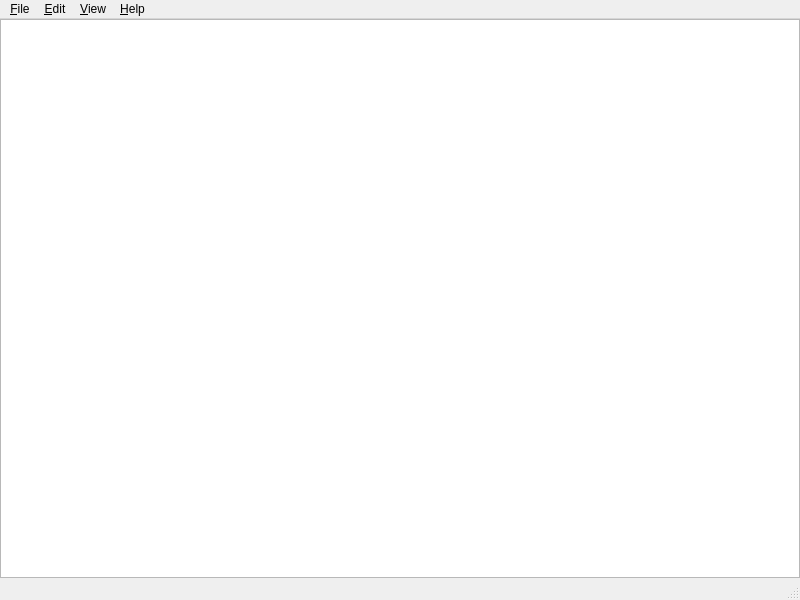
<?xml version="1.0" encoding="UTF-8"?>
<ui version="4.0">
 <class>MainWindow</class>
 <widget class="QMainWindow" name="MainWindow">
  <property name="geometry">
   <rect>
    <x>0</x>
    <y>0</y>
    <width>800</width>
    <height>600</height>
   </rect>
  </property>
  <property name="windowTitle">
   <string>MainWindow</string>
  </property>
  <widget class="QWidget" name="centralwidget">
   <layout class="QVBoxLayout" name="verticalLayout">
    <property name="leftMargin">
     <number>0</number>
    </property>
    <property name="topMargin">
     <number>0</number>
    </property>
    <property name="rightMargin">
     <number>0</number>
    </property>
    <property name="bottomMargin">
     <number>0</number>
    </property>
    <item>
     <widget class="QTextEdit" name="mainEdit">
      <property name="font">
       <font>
        <family>DejaVu Sans Mono</family>
        <pointsize>11</pointsize>
       </font>
      </property>
      <property name="lineWrapMode">
       <enum>QTextEdit::NoWrap</enum>
      </property>
      <property name="acceptRichText">
       <bool>false</bool>
      </property>
     </widget>
    </item>
   </layout>
  </widget>
  <widget class="QMenuBar" name="menubar">
   <property name="geometry">
    <rect>
     <x>0</x>
     <y>0</y>
     <width>800</width>
     <height>22</height>
    </rect>
   </property>
   <widget class="QMenu" name="menu_File">
    <property name="title">
     <string>&amp;File</string>
    </property>
    <addaction name="action_New"/>
    <addaction name="actionNew_Window"/>
    <addaction name="action_Open"/>
    <addaction name="actionSave_As"/>
    <addaction name="action_Save"/>
    <addaction name="separator"/>
    <addaction name="actionPage_Set_up"/>
    <addaction name="action_Print"/>
    <addaction name="separator"/>
    <addaction name="actionE_xit"/>
   </widget>
   <widget class="QMenu" name="menu_Edit">
    <property name="title">
     <string>&amp;Edit</string>
    </property>
    <addaction name="action_Undo"/>
    <addaction name="actionR_edo"/>
    <addaction name="separator"/>
    <addaction name="actionCu_t"/>
    <addaction name="action_Copy"/>
    <addaction name="action_Paste"/>
    <addaction name="actionDe_lete"/>
    <addaction name="separator"/>
    <addaction name="action_Find"/>
    <addaction name="action_Replace"/>
    <addaction name="separator"/>
    <addaction name="actionSelect_All"/>
    <addaction name="actionTime_Date"/>
   </widget>
   <widget class="QMenu" name="menu_View">
    <property name="title">
     <string>&amp;View</string>
    </property>
    <addaction name="action_Word_Wrap"/>
    <addaction name="action_Font"/>
    <addaction name="action_Status_Bar"/>
   </widget>
   <widget class="QMenu" name="menu_Help">
    <property name="title">
     <string>&amp;Help</string>
    </property>
    <addaction name="action_Online_Help"/>
    <addaction name="separator"/>
    <addaction name="action_About"/>
   </widget>
   <addaction name="menu_File"/>
   <addaction name="menu_Edit"/>
   <addaction name="menu_View"/>
   <addaction name="menu_Help"/>
  </widget>
  <widget class="QStatusBar" name="statusbar"/>
  <action name="action_New">
   <property name="text">
    <string>&amp;New</string>
   </property>
   <property name="shortcut">
    <string>Ctrl+N</string>
   </property>
  </action>
  <action name="actionNew_Window">
   <property name="text">
    <string>New &amp;Window</string>
   </property>
   <property name="shortcut">
    <string>Ctrl+Shift+N</string>
   </property>
  </action>
  <action name="action_Open">
   <property name="text">
    <string>&amp;Open...</string>
   </property>
   <property name="shortcut">
    <string>Ctrl+O</string>
   </property>
  </action>
  <action name="actionSave_As">
   <property name="text">
    <string>Save &amp;As...</string>
   </property>
   <property name="shortcut">
    <string>Ctrl+Shift+S</string>
   </property>
  </action>
  <action name="action_Save">
   <property name="text">
    <string>&amp;Save</string>
   </property>
   <property name="shortcut">
    <string>Ctrl+S</string>
   </property>
  </action>
  <action name="actionPage_Set_up">
   <property name="text">
    <string>Page Set&amp;up...</string>
   </property>
  </action>
  <action name="action_Print">
   <property name="text">
    <string>&amp;Print...</string>
   </property>
   <property name="shortcut">
    <string>Ctrl+P</string>
   </property>
  </action>
  <action name="actionE_xit">
   <property name="text">
    <string>E&amp;xit</string>
   </property>
   <property name="shortcut">
    <string>Ctrl+Q</string>
   </property>
  </action>
  <action name="action_Undo">
   <property name="enabled">
    <bool>false</bool>
   </property>
   <property name="text">
    <string>&amp;Undo</string>
   </property>
   <property name="shortcut">
    <string>Ctrl+Z</string>
   </property>
  </action>
  <action name="actionCu_t">
   <property name="enabled">
    <bool>false</bool>
   </property>
   <property name="text">
    <string>Cu&amp;t</string>
   </property>
   <property name="shortcut">
    <string>Ctrl+X</string>
   </property>
  </action>
  <action name="action_Copy">
   <property name="enabled">
    <bool>false</bool>
   </property>
   <property name="text">
    <string>&amp;Copy</string>
   </property>
   <property name="shortcut">
    <string>Ctrl+C</string>
   </property>
  </action>
  <action name="action_Paste">
   <property name="enabled">
    <bool>true</bool>
   </property>
   <property name="text">
    <string>&amp;Paste</string>
   </property>
   <property name="shortcut">
    <string>Ctrl+V</string>
   </property>
  </action>
  <action name="actionDe_lete">
   <property name="enabled">
    <bool>false</bool>
   </property>
   <property name="text">
    <string>De&amp;lete</string>
   </property>
   <property name="shortcut">
    <string>Del</string>
   </property>
  </action>
  <action name="action_Find">
   <property name="text">
    <string>&amp;Find...</string>
   </property>
   <property name="shortcut">
    <string>Ctrl+F</string>
   </property>
  </action>
  <action name="action_Replace">
   <property name="text">
    <string>&amp;Replace...</string>
   </property>
   <property name="shortcut">
    <string>Ctrl+R</string>
   </property>
  </action>
  <action name="actionSelect_All">
   <property name="text">
    <string>Select &amp;All</string>
   </property>
   <property name="shortcut">
    <string>Ctrl+A</string>
   </property>
  </action>
  <action name="actionTime_Date">
   <property name="text">
    <string>Time/&amp;Date</string>
   </property>
   <property name="shortcut">
    <string>F5</string>
   </property>
  </action>
  <action name="action_Word_Wrap">
   <property name="checkable">
    <bool>true</bool>
   </property>
   <property name="text">
    <string>&amp;Word Wrap</string>
   </property>
   <property name="shortcut">
    <string>Ctrl+W</string>
   </property>
  </action>
  <action name="action_Font">
   <property name="text">
    <string>&amp;Font...</string>
   </property>
   <property name="shortcut">
    <string>Ctrl+T</string>
   </property>
  </action>
  <action name="action_Status_Bar">
   <property name="checkable">
    <bool>true</bool>
   </property>
   <property name="checked">
    <bool>true</bool>
   </property>
   <property name="text">
    <string>&amp;Status Bar</string>
   </property>
   <property name="shortcut">
    <string>F6</string>
   </property>
  </action>
  <action name="action_Online_Help">
   <property name="text">
    <string>&amp;Online Help</string>
   </property>
  </action>
  <action name="action_About">
   <property name="text">
    <string>&amp;About</string>
   </property>
  </action>
  <action name="actionR_edo">
   <property name="enabled">
    <bool>false</bool>
   </property>
   <property name="text">
    <string>R&amp;edo</string>
   </property>
   <property name="shortcut">
    <string>Ctrl+Shift+Z</string>
   </property>
  </action>
 </widget>
 <resources/>
 <connections>
  <connection>
   <sender>action_New</sender>
   <signal>triggered()</signal>
   <receiver>MainWindow</receiver>
   <slot>newFile()</slot>
   <hints>
    <hint type="sourcelabel">
     <x>-1</x>
     <y>-1</y>
    </hint>
    <hint type="destinationlabel">
     <x>399</x>
     <y>299</y>
    </hint>
   </hints>
  </connection>
  <connection>
   <sender>actionNew_Window</sender>
   <signal>triggered()</signal>
   <receiver>MainWindow</receiver>
   <slot>newWindow()</slot>
   <hints>
    <hint type="sourcelabel">
     <x>-1</x>
     <y>-1</y>
    </hint>
    <hint type="destinationlabel">
     <x>399</x>
     <y>299</y>
    </hint>
   </hints>
  </connection>
  <connection>
   <sender>action_Open</sender>
   <signal>triggered()</signal>
   <receiver>MainWindow</receiver>
   <slot>openFile()</slot>
   <hints>
    <hint type="sourcelabel">
     <x>-1</x>
     <y>-1</y>
    </hint>
    <hint type="destinationlabel">
     <x>399</x>
     <y>299</y>
    </hint>
   </hints>
  </connection>
  <connection>
   <sender>actionSave_As</sender>
   <signal>triggered()</signal>
   <receiver>MainWindow</receiver>
   <slot>saveAs()</slot>
   <hints>
    <hint type="sourcelabel">
     <x>-1</x>
     <y>-1</y>
    </hint>
    <hint type="destinationlabel">
     <x>399</x>
     <y>299</y>
    </hint>
   </hints>
  </connection>
  <connection>
   <sender>action_Save</sender>
   <signal>triggered()</signal>
   <receiver>MainWindow</receiver>
   <slot>saveFile()</slot>
   <hints>
    <hint type="sourcelabel">
     <x>-1</x>
     <y>-1</y>
    </hint>
    <hint type="destinationlabel">
     <x>399</x>
     <y>299</y>
    </hint>
   </hints>
  </connection>
  <connection>
   <sender>actionPage_Set_up</sender>
   <signal>triggered()</signal>
   <receiver>MainWindow</receiver>
   <slot>pageSetup()</slot>
   <hints>
    <hint type="sourcelabel">
     <x>-1</x>
     <y>-1</y>
    </hint>
    <hint type="destinationlabel">
     <x>399</x>
     <y>299</y>
    </hint>
   </hints>
  </connection>
  <connection>
   <sender>action_Print</sender>
   <signal>triggered()</signal>
   <receiver>MainWindow</receiver>
   <slot>printDialog()</slot>
   <hints>
    <hint type="sourcelabel">
     <x>-1</x>
     <y>-1</y>
    </hint>
    <hint type="destinationlabel">
     <x>399</x>
     <y>299</y>
    </hint>
   </hints>
  </connection>
  <connection>
   <sender>actionE_xit</sender>
   <signal>triggered()</signal>
   <receiver>MainWindow</receiver>
   <slot>close()</slot>
   <hints>
    <hint type="sourcelabel">
     <x>-1</x>
     <y>-1</y>
    </hint>
    <hint type="destinationlabel">
     <x>399</x>
     <y>299</y>
    </hint>
   </hints>
  </connection>
  <connection>
   <sender>action_Undo</sender>
   <signal>triggered()</signal>
   <receiver>mainEdit</receiver>
   <slot>undo()</slot>
   <hints>
    <hint type="sourcelabel">
     <x>-1</x>
     <y>-1</y>
    </hint>
    <hint type="destinationlabel">
     <x>399</x>
     <y>300</y>
    </hint>
   </hints>
  </connection>
  <connection>
   <sender>actionR_edo</sender>
   <signal>triggered()</signal>
   <receiver>mainEdit</receiver>
   <slot>redo()</slot>
   <hints>
    <hint type="sourcelabel">
     <x>-1</x>
     <y>-1</y>
    </hint>
    <hint type="destinationlabel">
     <x>399</x>
     <y>300</y>
    </hint>
   </hints>
  </connection>
  <connection>
   <sender>actionCu_t</sender>
   <signal>triggered()</signal>
   <receiver>mainEdit</receiver>
   <slot>cut()</slot>
   <hints>
    <hint type="sourcelabel">
     <x>-1</x>
     <y>-1</y>
    </hint>
    <hint type="destinationlabel">
     <x>399</x>
     <y>300</y>
    </hint>
   </hints>
  </connection>
  <connection>
   <sender>action_Copy</sender>
   <signal>triggered()</signal>
   <receiver>mainEdit</receiver>
   <slot>copy()</slot>
   <hints>
    <hint type="sourcelabel">
     <x>-1</x>
     <y>-1</y>
    </hint>
    <hint type="destinationlabel">
     <x>399</x>
     <y>300</y>
    </hint>
   </hints>
  </connection>
  <connection>
   <sender>action_Paste</sender>
   <signal>triggered()</signal>
   <receiver>mainEdit</receiver>
   <slot>paste()</slot>
   <hints>
    <hint type="sourcelabel">
     <x>-1</x>
     <y>-1</y>
    </hint>
    <hint type="destinationlabel">
     <x>399</x>
     <y>300</y>
    </hint>
   </hints>
  </connection>
  <connection>
   <sender>actionSelect_All</sender>
   <signal>triggered()</signal>
   <receiver>mainEdit</receiver>
   <slot>selectAll()</slot>
   <hints>
    <hint type="sourcelabel">
     <x>-1</x>
     <y>-1</y>
    </hint>
    <hint type="destinationlabel">
     <x>399</x>
     <y>300</y>
    </hint>
   </hints>
  </connection>
  <connection>
   <sender>action_About</sender>
   <signal>triggered()</signal>
   <receiver>MainWindow</receiver>
   <slot>aboutDialog()</slot>
   <hints>
    <hint type="sourcelabel">
     <x>-1</x>
     <y>-1</y>
    </hint>
    <hint type="destinationlabel">
     <x>399</x>
     <y>299</y>
    </hint>
   </hints>
  </connection>
  <connection>
   <sender>action_Status_Bar</sender>
   <signal>toggled(bool)</signal>
   <receiver>statusbar</receiver>
   <slot>setVisible(bool)</slot>
   <hints>
    <hint type="sourcelabel">
     <x>-1</x>
     <y>-1</y>
    </hint>
    <hint type="destinationlabel">
     <x>399</x>
     <y>589</y>
    </hint>
   </hints>
  </connection>
  <connection>
   <sender>actionDe_lete</sender>
   <signal>triggered()</signal>
   <receiver>MainWindow</receiver>
   <slot>deleteText()</slot>
   <hints>
    <hint type="sourcelabel">
     <x>-1</x>
     <y>-1</y>
    </hint>
    <hint type="destinationlabel">
     <x>399</x>
     <y>299</y>
    </hint>
   </hints>
  </connection>
  <connection>
   <sender>action_Online_Help</sender>
   <signal>triggered()</signal>
   <receiver>MainWindow</receiver>
   <slot>onlineHelp()</slot>
   <hints>
    <hint type="sourcelabel">
     <x>-1</x>
     <y>-1</y>
    </hint>
    <hint type="destinationlabel">
     <x>399</x>
     <y>299</y>
    </hint>
   </hints>
  </connection>
  <connection>
   <sender>actionTime_Date</sender>
   <signal>triggered()</signal>
   <receiver>MainWindow</receiver>
   <slot>timeDate()</slot>
   <hints>
    <hint type="sourcelabel">
     <x>-1</x>
     <y>-1</y>
    </hint>
    <hint type="destinationlabel">
     <x>399</x>
     <y>299</y>
    </hint>
   </hints>
  </connection>
  <connection>
   <sender>action_Find</sender>
   <signal>triggered()</signal>
   <receiver>MainWindow</receiver>
   <slot>find()</slot>
   <hints>
    <hint type="sourcelabel">
     <x>-1</x>
     <y>-1</y>
    </hint>
    <hint type="destinationlabel">
     <x>399</x>
     <y>299</y>
    </hint>
   </hints>
  </connection>
  <connection>
   <sender>action_Replace</sender>
   <signal>triggered()</signal>
   <receiver>MainWindow</receiver>
   <slot>replace()</slot>
   <hints>
    <hint type="sourcelabel">
     <x>-1</x>
     <y>-1</y>
    </hint>
    <hint type="destinationlabel">
     <x>399</x>
     <y>299</y>
    </hint>
   </hints>
  </connection>
  <connection>
   <sender>action_Font</sender>
   <signal>triggered()</signal>
   <receiver>MainWindow</receiver>
   <slot>fontDialog()</slot>
   <hints>
    <hint type="sourcelabel">
     <x>-1</x>
     <y>-1</y>
    </hint>
    <hint type="destinationlabel">
     <x>399</x>
     <y>299</y>
    </hint>
   </hints>
  </connection>
  <connection>
   <sender>action_Word_Wrap</sender>
   <signal>toggled(bool)</signal>
   <receiver>MainWindow</receiver>
   <slot>wordWrap(bool)</slot>
   <hints>
    <hint type="sourcelabel">
     <x>-1</x>
     <y>-1</y>
    </hint>
    <hint type="destinationlabel">
     <x>399</x>
     <y>299</y>
    </hint>
   </hints>
  </connection>
  <connection>
   <sender>mainEdit</sender>
   <signal>textChanged()</signal>
   <receiver>MainWindow</receiver>
   <slot>textChanged()</slot>
   <hints>
    <hint type="sourcelabel">
     <x>399</x>
     <y>300</y>
    </hint>
    <hint type="destinationlabel">
     <x>399</x>
     <y>299</y>
    </hint>
   </hints>
  </connection>
  <connection>
   <sender>mainEdit</sender>
   <signal>undoAvailable(bool)</signal>
   <receiver>action_Undo</receiver>
   <slot>setEnabled(bool)</slot>
   <hints>
    <hint type="sourcelabel">
     <x>399</x>
     <y>300</y>
    </hint>
    <hint type="destinationlabel">
     <x>-1</x>
     <y>-1</y>
    </hint>
   </hints>
  </connection>
  <connection>
   <sender>mainEdit</sender>
   <signal>redoAvailable(bool)</signal>
   <receiver>actionR_edo</receiver>
   <slot>setEnabled(bool)</slot>
   <hints>
    <hint type="sourcelabel">
     <x>399</x>
     <y>300</y>
    </hint>
    <hint type="destinationlabel">
     <x>-1</x>
     <y>-1</y>
    </hint>
   </hints>
  </connection>
  <connection>
   <sender>mainEdit</sender>
   <signal>copyAvailable(bool)</signal>
   <receiver>action_Copy</receiver>
   <slot>setEnabled(bool)</slot>
   <hints>
    <hint type="sourcelabel">
     <x>399</x>
     <y>300</y>
    </hint>
    <hint type="destinationlabel">
     <x>-1</x>
     <y>-1</y>
    </hint>
   </hints>
  </connection>
  <connection>
   <sender>mainEdit</sender>
   <signal>copyAvailable(bool)</signal>
   <receiver>actionCu_t</receiver>
   <slot>setEnabled(bool)</slot>
   <hints>
    <hint type="sourcelabel">
     <x>399</x>
     <y>300</y>
    </hint>
    <hint type="destinationlabel">
     <x>-1</x>
     <y>-1</y>
    </hint>
   </hints>
  </connection>
  <connection>
   <sender>mainEdit</sender>
   <signal>copyAvailable(bool)</signal>
   <receiver>actionDe_lete</receiver>
   <slot>setEnabled(bool)</slot>
   <hints>
    <hint type="sourcelabel">
     <x>399</x>
     <y>300</y>
    </hint>
    <hint type="destinationlabel">
     <x>-1</x>
     <y>-1</y>
    </hint>
   </hints>
  </connection>
 </connections>
 <slots>
  <slot>newFile()</slot>
  <slot>newWindow()</slot>
  <slot>openFile()</slot>
  <slot>saveAs()</slot>
  <slot>saveFile()</slot>
  <slot>pageSetup()</slot>
  <slot>aboutDialog()</slot>
  <slot>deleteText()</slot>
  <slot>printDialog()</slot>
  <slot>onlineHelp()</slot>
  <slot>timeDate()</slot>
  <slot>find()</slot>
  <slot>replace()</slot>
  <slot>fontDialog()</slot>
  <slot>wordWrap(bool)</slot>
  <slot>textChanged()</slot>
 </slots>
</ui>
